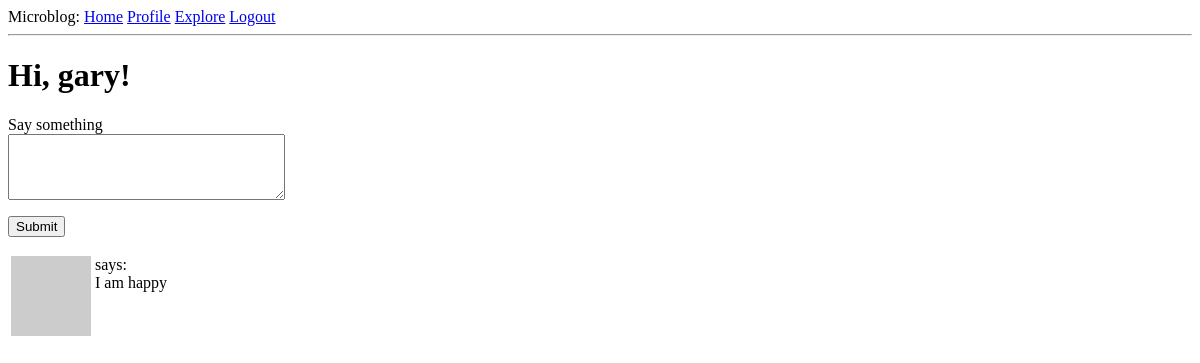
The page /index (signed in) on the database as committed earlier.
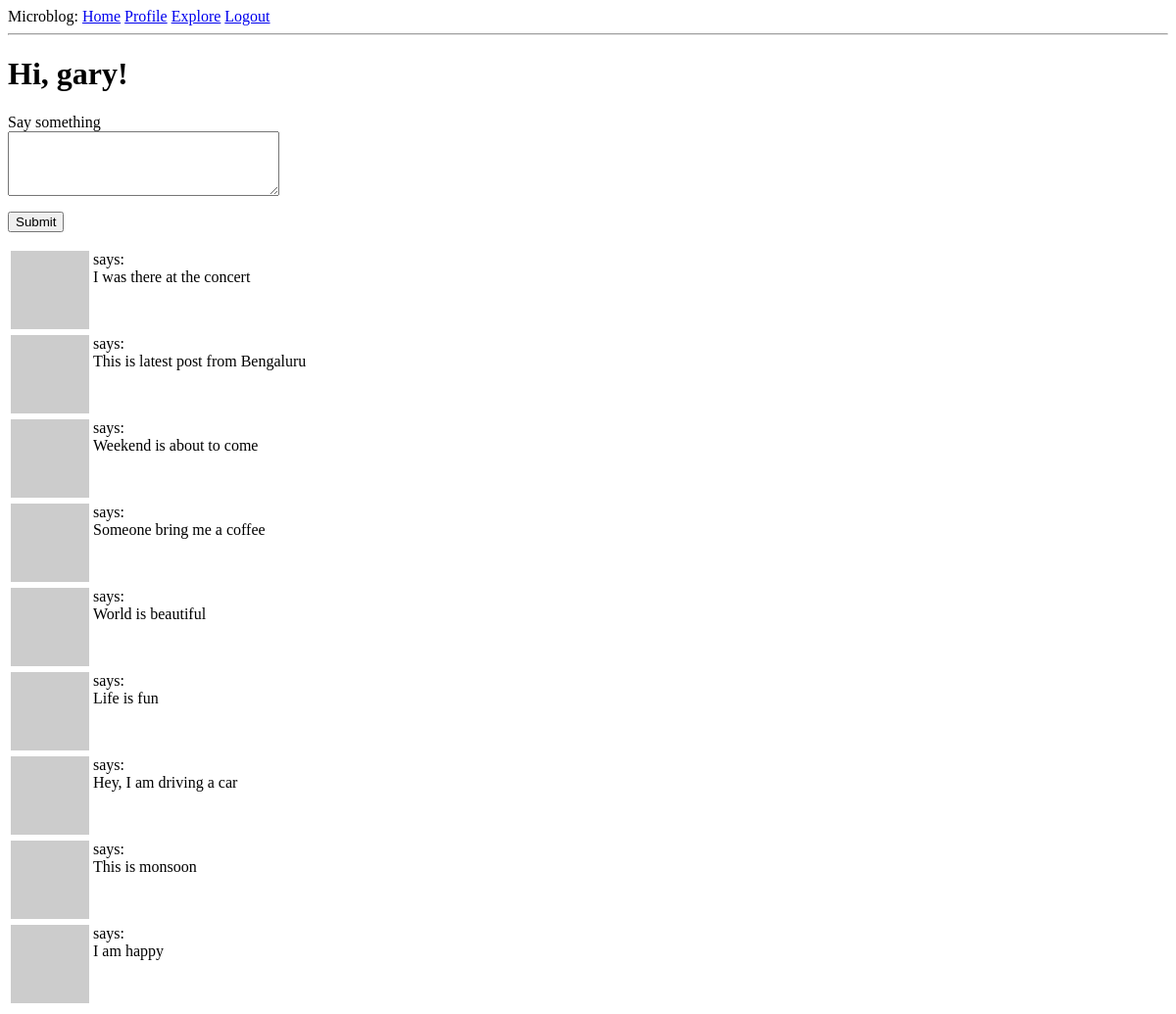
The same page on the database as committed later.
### mblog/models.py (models this page shows, shortened)
class User(UserMixin, db.Model):
    id = db.Column(db.Integer, primary_key=True)
    user_name = db.Column(db.String(64), index=True, unique=True)
    email_id = db.Column(db.String(256), index=True, unique=True)
    password_hash = db.Column(db.String(128))
    posts = db.relationship('Post', backref='author', lazy='dynamic')
    about_me = db.Column(db.String(256))
    last_seen = db.Column(db.DateTime, default=datetime.utcnow)
    followed = db.relationship(
            'User', secondary=followers,
            primaryjoin=(followers.c.follower_id == id),
            secondaryjoin=(followers.c.followed_id == id),
            backref=db.backref('followers', lazy='dynamic'), lazy='dynamic')
    def avatar(self, size):
        digest = md5(self.email_id.lower().encode('utf-8')).hexdigest()
        return 'https://www.gravatar.com/avatar/{}?d=identicon&s={}'.format(
            digest, size)
    def followed_posts(self):
        followed = Post.query.join(
            followers, (followers.c.followed_id == Post.user_id)).filter(
                followers.c.follower_id == self.id)
        own = Post.query.filter_by(user_id=self.id)
        return followed.union(own).order_by(Post.timestamp.desc())

class Post(db.Model):
    id = db.Column(db.Integer, primary_key=True)
    body = db.Column(db.String(1024))
    timestamp = db.Column(db.DateTime, index=True, default=datetime.utcnow)
    user_id = db.Column(db.Integer, db.ForeignKey('user.id'))

### mblog/routes.py (the view)
@app.route('/', methods=['GET', 'POST'])
@app.route('/index', methods=['GET', 'POST'])
@login_required
def index():
    form = PostForm()
    if form.validate_on_submit():
        post = Post(body=form.post.data, author=current_user)
        db.session.add(post)
        db.session.commit()
        flash('Your post is now live!')
        return redirect(url_for('index'))
    page = request.args.get('page', 1, int)
    posts = current_user.followed_posts().paginate(page, app.config['POSTS_PER_PAGE'], False)
    next_url = url_for('index', page=posts.next_num) if posts.has_next else None
    prev_url = url_for('index', page=posts.prev_num) if posts.has_prev else None
    return render_template("index.html", title='Home Page', form=form,
                           posts=posts.items, next_url=next_url, prev_url=prev_url)

### mblog/forms.py
class PostForm(FlaskForm):
    post = TextAreaField('Say something', validators=[
        DataRequired(), Length(min=1, max=140)])
    submit = SubmitField('Submit')

### mblog/models.py (called while the page is built)
@login.user_loader
def load_user(id):
    return User.query.get(int(id))

### mblog/routes.py (called while the page is built)
@app.before_request
def before_request():
    if current_user.is_authenticated:
        current_user.last_seen = datetime.utcnow()
        db.session.commit()

### mblog/templates/index.html (shortened to what this page needs)
{% extends "base.html" %}
{% block content %}
    <h1>Hi, {{ current_user.user_name }}!</h1>
    {% if form %}
        <form action="" method="post">
            <p>
                {{ form.post.label }}<br>
                {{ form.post(cols=32, rows=4) }}<br>
            </p>
            <p>{{ form.submit() }}</p>
        </form>
    {% endif %}
    {% for post in posts %}
        {% include '_post.html' %}
    {% endfor %}
{% endblock %}

### mblog/templates/base.html (shortened to what this page needs)
<html>
    <head>
    </head>
    <body>
        <div>
              Microblog:
              <a href="{{ url_for('index') }}">Home</a>
              {% if current_user.is_anonymous %}
                  <a href="{{ url_for('login') }}">Login</a>
              {% else %}
                  <a href="{{ url_for('user', username=current_user.user_name) }}">Profile</a>
                  <a href="{{ url_for('explore') }}">Explore</a>
                  <a href="{{ url_for('logout') }}">Logout</a>
              {% endif %}
        </div>
        <hr>
        {% block content %}{% endblock %}
    </body>
</html>

### mblog/templates/_post.html (shortened to what this page needs)
<table>
    <tr valign="top">
        <td><img src="{{ post.author.avatar(36) }}"></td>
        <td>
            says:<br>{{ post.body }}
        </td>
    </tr>
</table>

Rows that differ between the two databases and show on the page:
added Post: body "I was there at the concert"
added Post: body "This is latest post from Bengaluru"
added Post: body "Weekend is about to come"
added Post: body "Someone bring me a coffee"
added Post: body "World is beautiful"
added Post: body "Life is fun"
added Post: body "Hey, I am driving a car"
added Post: body "This is monsoon"
